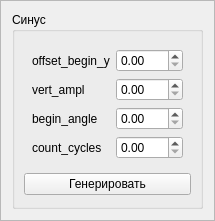
<?xml version="1.0" encoding="UTF-8"?>
<ui version="4.0">
 <class>Gen_sinus_box</class>
 <widget class="QFrame" name="Gen_sinus_box">
  <property name="geometry">
   <rect>
    <x>0</x>
    <y>0</y>
    <width>215</width>
    <height>221</height>
   </rect>
  </property>
  <property name="windowTitle">
   <string>Form</string>
  </property>
  <property name="frameShape">
   <enum>QFrame::StyledPanel</enum>
  </property>
  <property name="frameShadow">
   <enum>QFrame::Sunken</enum>
  </property>
  <layout class="QVBoxLayout" name="verticalLayout">
   <item>
    <widget class="QGroupBox" name="groupBox">
     <property name="title">
      <string>Синус</string>
     </property>
     <layout class="QVBoxLayout" name="verticalLayout_2">
      <item>
       <layout class="QGridLayout" name="gridLayout">
        <property name="leftMargin">
         <number>8</number>
        </property>
        <property name="topMargin">
         <number>8</number>
        </property>
        <property name="rightMargin">
         <number>8</number>
        </property>
        <property name="bottomMargin">
         <number>8</number>
        </property>
        <item row="2" column="0">
         <widget class="QLabel" name="label_3">
          <property name="text">
           <string>begin_angle</string>
          </property>
         </widget>
        </item>
        <item row="3" column="0">
         <widget class="QLabel" name="label_4">
          <property name="text">
           <string>count_cycles</string>
          </property>
         </widget>
        </item>
        <item row="1" column="0">
         <widget class="QLabel" name="label_2">
          <property name="text">
           <string>vert_ampl</string>
          </property>
         </widget>
        </item>
        <item row="0" column="0">
         <widget class="QLabel" name="label">
          <property name="sizePolicy">
           <sizepolicy hsizetype="Fixed" vsizetype="Preferred">
            <horstretch>0</horstretch>
            <verstretch>0</verstretch>
           </sizepolicy>
          </property>
          <property name="text">
           <string>offset_begin_y</string>
          </property>
         </widget>
        </item>
        <item row="0" column="1">
         <widget class="QDoubleSpinBox" name="dsb_offset_begin_y"/>
        </item>
        <item row="1" column="1">
         <widget class="QDoubleSpinBox" name="dsb_vert_ampl"/>
        </item>
        <item row="2" column="1">
         <widget class="QDoubleSpinBox" name="dsb_begin_angle"/>
        </item>
        <item row="3" column="1">
         <widget class="QDoubleSpinBox" name="dsb_count_cycles"/>
        </item>
       </layout>
      </item>
      <item>
       <widget class="QPushButton" name="btn_generate">
        <property name="text">
         <string>Генерировать</string>
        </property>
       </widget>
      </item>
     </layout>
    </widget>
   </item>
  </layout>
 </widget>
 <resources/>
 <connections/>
</ui>
